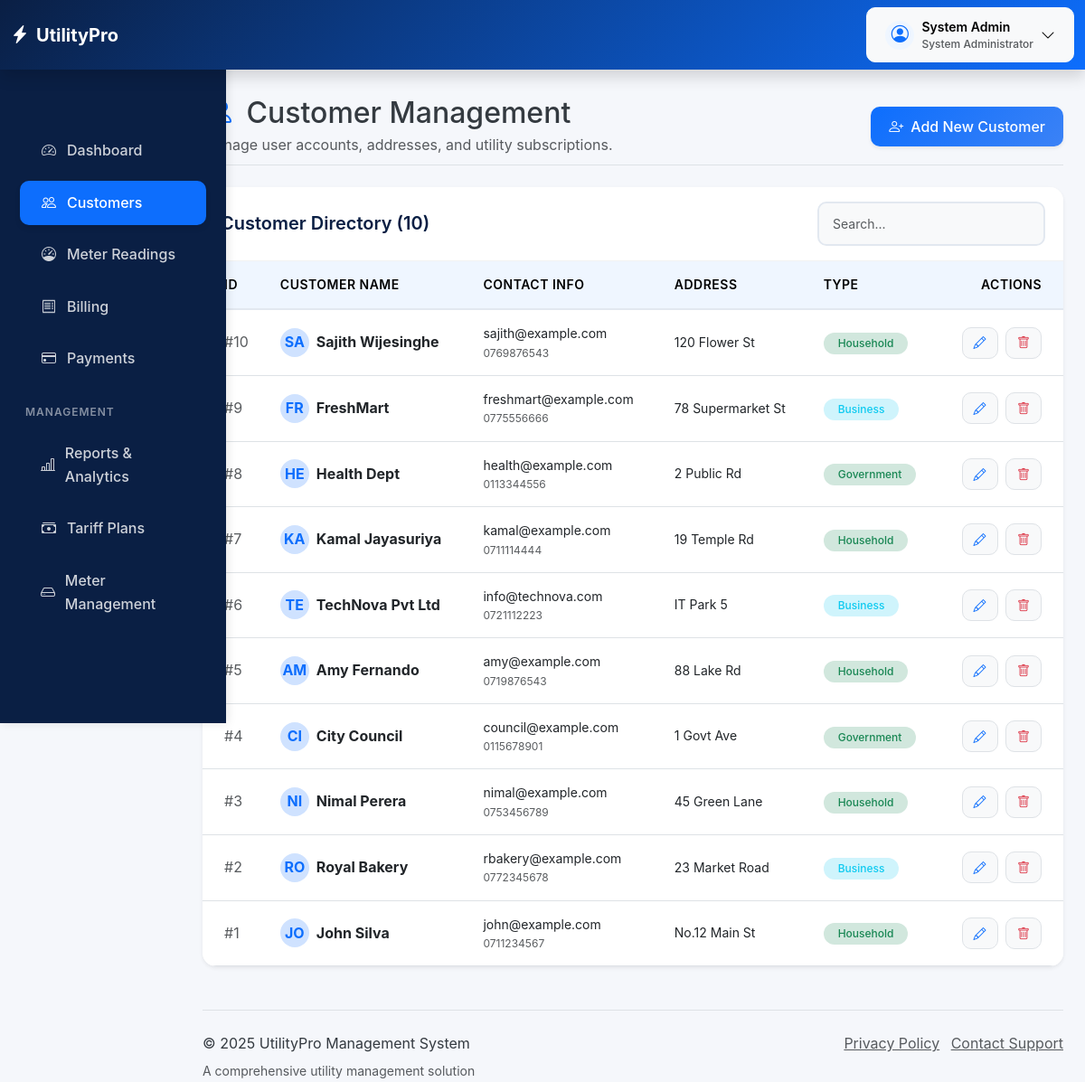
Page /customers.php (signed in) on the committed database.
### tables this page shows
CREATE TABLE `customer` (
  `CustomerID` int(11) NOT NULL,
  `CustomerType` enum('Household','Business','Government') NOT NULL,
  `FullName` varchar(100) NOT NULL,
  `Address` varchar(255) NOT NULL,
  `Email` varchar(100) DEFAULT NULL,
  `Phone` varchar(20) NOT NULL,
  `RegistrationDate` date NOT NULL
);

### customers.php (the view, shortened to what this page needs)
<?php
require_once 'includes/db_connect.php';
try {
    $stmt = $pdo->query("SELECT * FROM customer ORDER BY CustomerID DESC");
    $customers = $stmt->fetchAll();
} catch (PDOException $e) {
    die("Database Error: " . $e->getMessage());
}
?>
<!DOCTYPE html>
<html lang="en">
<head>
    <link href="https://cdn.jsdelivr.net/npm/bootstrap@5.3.0/dist/css/bootstrap.min.css" rel="stylesheet">
    <link rel="stylesheet" href="https://cdn.jsdelivr.net/npm/bootstrap-icons@1.10.0/font/bootstrap-icons.css">
    <link rel="stylesheet" href="css/style.css">
    <link rel="stylesheet" href="css/components.css">
</head>
<body class="dashboard-body">
    <nav class="navbar navbar-expand-lg navbar-dark bg-primary-gradient fixed-top shadow" style="z-index: 1030;">
        <div class="container-fluid">
            <a class="navbar-brand d-flex align-items-center" href="dashboard.php">
                <div class="logo-icon-sm me-2"><i class="bi bi-lightning-charge-fill"></i></div>
                <span class="fw-bold">UtilityPro</span>
            </a>
            <div class="d-flex align-items-center">
                <div class="dropdown">
                    <button class="btn btn-light d-flex align-items-center" type="button" data-bs-toggle="dropdown">
                        <div class="avatar-sm me-2"><i class="bi bi-person-circle"></i></div>
                        <div class="d-none d-md-block text-start">
                            <div class="small fw-semibold"><?php echo htmlspecialchars($_SESSION['full_name'] ?? 'Admin User'); ?></div>
                            <div class="x-small text-muted">System Administrator</div>
                        </div>
                        <i class="bi bi-chevron-down ms-2"></i>
                    </button>
                </div>
            </div>
        </div>
    </nav>
    <div class="container-fluid">
        <div class="row">
            <nav id="sidebar" class="col-md-3 col-lg-2 d-md-block sidebar collapse">
                <div class="position-sticky pt-5 d-flex flex-column h-100">
                    <ul class="nav flex-column mb-auto">
                        <li class="nav-item">
                            <a class="nav-link" href="dashboard.php">
                                <i class="bi bi-speedometer2 me-2"></i>
                                Dashboard
                            </a>
                        </li>
                        <li class="nav-item">
                            <a class="nav-link active" href="customers.php">
                                <i class="bi bi-people me-2"></i>
                                Customers
                            </a>
                        </li>
                        <li class="nav-item">
                            <a class="nav-link" href="submit_reading.php">
                                <i class="bi bi-speedometer me-2"></i>
                                Meter Readings
                            </a>
                        </li>
                        <li class="nav-item">
                            <a class="nav-link" href="billing.php">
                                <i class="bi bi-receipt me-2"></i>
                                Billing
                            </a>
                        </li>
                        <li class="nav-item">
                            <a class="nav-link" href="payments.php">
                                <i class="bi bi-credit-card me-2"></i>
                                Payments
                            </a>
                        </li>
                        <li class="nav-section">Management</li>
                        <li class="nav-item">
                            <a class="nav-link" href="reports.php">
                                <i class="bi bi-bar-chart-line me-2"></i>
                                Reports & Analytics
                            </a>
                        </li>
                        <li class="nav-item">
                            <a class="nav-link" href="tariffs.php">
                                <i class="bi bi-cash-stack me-2"></i>
                                Tariff Plans
                            </a>
                        </li>
                        <li class="nav-item">
                            <a class="nav-link" href="meters.php">
                                <i class="bi bi-hdd me-2"></i>
                                Meter Management
                            </a>
                        </li>
                    </ul>
                </div>
            </nav>
            <main class="main-content col-md-9 ms-sm-auto col-lg-10 px-md-4">
                <div class="page-header d-flex justify-content-between flex-wrap flex-md-nowrap align-items-center pt-3 pb-2 mb-4 border-bottom animate-fade-in">
                    <div>
                        <h1 class="h2 mb-1"><i class="bi bi-people text-primary me-2"></i> Customer Management</h1>
                        <p class="text-muted mb-0">Manage user accounts, addresses, and utility subscriptions.</p>
                    </div>
                    <div class="btn-toolbar mb-2 mb-md-0">
                        <button class="btn btn-primary shadow-sm" data-bs-toggle="modal" data-bs-target="#addCustomerModal">
                            <i class="bi bi-person-plus me-2"></i>Add New Customer
                        </button>
                    </div>
                </div>
                <div class="card shadow-sm border-0 rounded-xl overflow-hidden">
                    <div class="card-header bg-white py-3">
                        <div class="row align-items-center">
                            <div class="col"><h5 class="mb-0">Customer Directory (<?php echo count($customers); ?>)</h5></div>
                            <div class="col-auto">
                                <input type="text" class="form-control form-control-sm bg-light" id="customerSearch" placeholder="Search...">
                            </div>
                        </div>
                    </div>
                    <div class="card-body p-0">
                        <div class="table-responsive">
                            <table class="table table-hover align-middle mb-0">
                                <thead class="table-light">
                                    <tr>
                                        <th class="ps-4">ID</th>
                                        <th>Customer Name</th>
                                        <th>Contact Info</th>
                                        <th>Address</th>
                                        <th>Type</th>
                                        <th class="text-end pe-4">Actions</th>
                                    </tr>
                                </thead>
                                <tbody>
                                    <?php if (count($customers) > 0): ?>
                                        <?php foreach ($customers as $customer): ?>
                                            <?php
                                                $initials = strtoupper(substr($customer['FullName'], 0, 2));
                                                $badgeClass = ($customer['CustomerType'] == 'Business') ? 'bg-info-subtle text-info' : 'bg-success-subtle text-success';
                                            ?>
                                            <tr>
                                                <td class="ps-4 text-muted">#<?php echo $customer['CustomerID']; ?></td>
                                                <td>
                                                    <div class="d-flex align-items-center">
                                                        <div class="avatar-xs bg-primary-subtle text-primary rounded-circle me-2 d-flex align-items-center justify-content-center" style="width:32px; height:32px; font-weight:bold;">
                                                            <?php echo $initials; ?>
                                                        </div>
                                                        <span class="fw-bold"><?php echo htmlspecialchars($customer['FullName']); ?></span>
                                                    </div>
                                                </td>
                                                <td>
                                                    <div class="small"><?php echo htmlspecialchars($customer['Email']); ?></div>
                                                    <div class="text-muted x-small"><?php echo htmlspecialchars($customer['Phone']); ?></div>
                                                </td>
                                                <td class="small"><?php echo htmlspecialchars($customer['Address']); ?></td>
                                                <td><span class="badge <?php echo $badgeClass; ?> rounded-pill px-3"><?php echo htmlspecialchars($customer['CustomerType']); ?></span></td>
                                                <td class="text-end pe-4">
                                                    <button class="btn btn-sm btn-light border me-1"
                                                            onclick="openEditModal(this)"
                                                            data-id="<?php echo $customer['CustomerID']; ?>"
                                                            data-name="<?php echo htmlspecialchars($customer['FullName']); ?>"
                                                            data-email="<?php echo htmlspecialchars($customer['Email']); ?>"
                                                            data-phone="<?php echo htmlspecialchars($customer['Phone']); ?>"
                                                            data-address="<?php echo htmlspecialchars($customer['Address']); ?>"
                                                            data-type="<?php echo $customer['CustomerType']; ?>"
                                                            title="Edit">
                                                        <i class="bi bi-pencil text-primary"></i>
                                                    </button>
                                                    <button class="btn btn-sm btn-light border"
                                                            onclick="deleteCustomer(<?php echo $customer['CustomerID']; ?>)"
                                                            title="Delete">
                                                        <i class="bi bi-trash text-danger"></i>
                                                    </button>
                                                </td>
                                            </tr>
                                        <?php endforeach; ?>
                                    <?php else: ?>
                                        <tr><td colspan="6" class="text-center py-4">No customers found.</td></tr>
                                    <?php endif; ?>
                                </tbody>
                            </table>
                        </div>
                    </div>
                </div>
                <footer class="pt-4 mt-5 border-top">
                    <div class="row">
                        <div class="col-md-6">
                            <p class="mb-1">© 2025 UtilityPro Management System</p>
                            <small class="text-muted">A comprehensive utility management solution</small>
                        </div>
                        <div class="col-md-6 text-md-end">
                            <ul class="list-inline mb-0">
                                <li class="list-inline-item"><a href="privacy.php" class="text-muted">Privacy Policy</a></li>
                                <li class="list-inline-item"><a href="support.php" class="text-muted">Contact Support</a></li>
                            </ul>
                        </div>
                    </div>
                </footer>
            </main>
        </div>
    </div>
</body>
</html>

### css/style.css (style rules this page uses)
:root { --primary-dark: #0a1f44; --primary-blue: #0d6efd; --secondary-blue: #1e3a8a; --accent-blue: #3b82f6; --light-blue: #eff6ff; --electricity: #f59e0b; --water: #06b6d4; --gas: #ef4444; --white: #ffffff; --light-gray: #f8f9fa; --gray: #6c757d; --dark-gray: #343a40; --success: #10b981; --warning: #f59e0b; --danger: #ef4444; --info: #3b82f6; --shadow-sm: 0 2px 4px rgba(0,0,0,0.05); --shadow: 0 4px 6px rgba(0,0,0,0.07); --shadow-lg: 0 10px 15px rgba(0,0,0,0.1); --transition: all 0.3s ease; }
* { margin: 0; padding: 0; box-sizing: border-box; }
body { font-family: 'Inter', -apple-system, BlinkMacSystemFont, 'Segoe UI', Roboto, sans-serif; background-color: #f5f7fb; color: var(--dark-gray); line-height: 1.6; overflow-x: hidden; }
h1, h2, h3, h4, h5, h6 { font-weight: 600; color: var(--primary-dark); }
.dashboard-body { padding-top: 70px; }
.bg-primary-gradient { background: linear-gradient(135deg, var(--primary-dark), var(--primary-blue)) !important; }
.sidebar { background: var(--primary-dark); min-height: calc(100vh - 70px); padding-top: 20px; position: fixed; top: 70px; left: 0; width: 250px; box-shadow: 2px 0 10px rgba(0,0,0,0.1); transition: var(--transition); z-index: 100; }
.avatar-sm { width: 40px; height: 40px; background: var(--light-blue); border-radius: 50%; display: flex; align-items: center; justify-content: center; font-size: 1.2rem; color: var(--primary-blue); }
.nav-section { color: rgba(255, 255, 255, 0.5); font-size: 0.75rem; text-transform: uppercase; letter-spacing: 1px; padding: 20px 1rem 8px; font-weight: 600; }
.sidebar .nav-link { color: rgba(255, 255, 255, 0.8); padding: 12px 20px; margin: 4px 10px; border-radius: 10px; transition: var(--transition); display: flex; align-items: center; font-weight: 500; }
.sidebar .nav-link.active { background: var(--primary-blue); color: white; box-shadow: var(--shadow); }
.sidebar .nav-link i { width: 24px; text-align: center; }
.main-content { margin-left: 250px; padding-top: 20px; transition: var(--transition); min-height: calc(100vh - 70px); }
.bg-primary-gradient { background: linear-gradient(135deg, var(--primary-blue), var(--accent-blue)); }
.animate-fade-in { animation: fadeIn 0.8s ease-out; }
.page-header { padding-top: 1rem; padding-bottom: 1rem; margin-bottom: 1.5rem; border-bottom: 1px solid #dee2e6; }
.border-top { border-color: #dee2e6 !important; }
@media (min-width: 769px) { .sidebar { display: block !important; } }
.rounded-xl { border-radius: 15px !important; }
.x-small { font-size: 0.75rem !important; }

### css/components.css (style rules this page uses)
.btn { border-radius: 10px; font-weight: 500; padding: 10px 20px; transition: var(--transition); }
.btn-primary { background: linear-gradient(135deg, var(--primary-blue), var(--accent-blue)); border: none; }
.btn-sm { padding: 6px 12px; font-size: 0.875rem; }
.card { border: none; border-radius: 15px; box-shadow: var(--shadow); transition: var(--transition); margin-bottom: 20px; }
.card-header { background-color: white; border-bottom: 1px solid rgba(0,0,0,0.05); padding: 20px; font-weight: 600; }
.card-body { padding: 25px; }
.form-control { border-radius: 10px; border: 2px solid #e2e8f0; padding: 12px 15px; transition: var(--transition); }
.table { border-collapse: separate; border-spacing: 0; }
.table thead th { border-bottom: 2px solid #e2e8f0; background-color: var(--light-blue); font-weight: 600; text-transform: uppercase; font-size: 0.875rem; letter-spacing: 0.5px; padding: 15px; }
.table tbody td { padding: 15px; vertical-align: middle; }
.badge { padding: 6px 12px; border-radius: 20px; font-weight: 500; font-size: 0.75rem; }
.avatar-xs { width: 24px; height: 24px; }
.avatar-sm { width: 32px; height: 32px; }

### rows in the picture
customer: CustomerID "10", FullName "SA", FullName "Sajith Wijesinghe", Email "sajith@example.com", Phone "0769876543", Address "120 Flower St", CustomerType "Household"
customer: CustomerID "9", FullName "FR", FullName "FreshMart", Email "freshmart@example.com", Phone "0775556666", Address "78 Supermarket St", CustomerType "Business"
customer: CustomerID "8", FullName "HE", FullName "Health Dept", Email "health@example.com", Phone "0113344556", Address "2 Public Rd", CustomerType "Government"
customer: CustomerID "7", FullName "KA", FullName "Kamal Jayasuriya", Email "kamal@example.com", Phone "0711114444", Address "19 Temple Rd", CustomerType "Household"
customer: CustomerID "6", FullName "TE", FullName "TechNova Pvt Ltd", Email "info@technova.com", Phone "0721112223", Address "IT Park 5", CustomerType "Business"
customer: CustomerID "5", FullName "AM", FullName "Amy Fernando", Email "amy@example.com", Phone "0719876543", Address "88 Lake Rd", CustomerType "Household"
customer: CustomerID "4", FullName "CI", FullName "City Council", Email "council@example.com", Phone "0115678901", Address "1 Govt Ave", CustomerType "Government"
customer: CustomerID "3", FullName "NI", FullName "Nimal Perera", Email "nimal@example.com", Phone "0753456789", Address "45 Green Lane", CustomerType "Household"
customer: CustomerID "2", FullName "RO", FullName "Royal Bakery", Email "rbakery@example.com", Phone "0772345678", Address "23 Market Road", CustomerType "Business"
customer: CustomerID "1", FullName "JO", FullName "John Silva", Email "john@example.com", Phone "0711234567", Address "No.12 Main St", CustomerType "Household"

### other values in the picture
$_SESSION['full_name'] "System Admin"
count($customers) "10"
